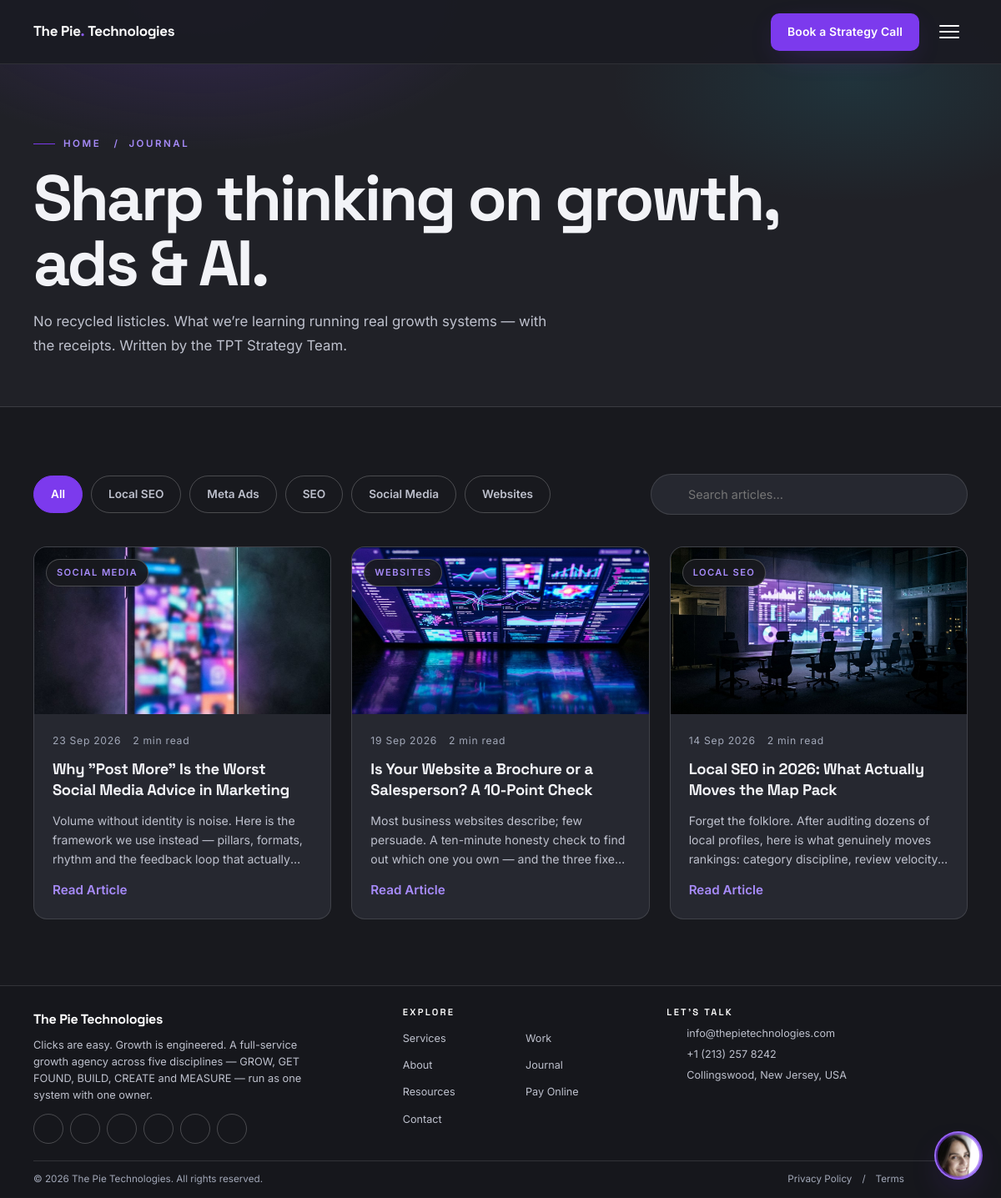
Screenshot of /blog.php with the database file from the repository.
### tables this page shows
CREATE TABLE IF NOT EXISTS blog_categories (
  id INT AUTO_INCREMENT PRIMARY KEY,
  name VARCHAR(100) NOT NULL,
  slug VARCHAR(100) UNIQUE NOT NULL
);

CREATE TABLE IF NOT EXISTS blog_posts (
  id INT AUTO_INCREMENT PRIMARY KEY,
  title VARCHAR(255) NOT NULL,
  slug VARCHAR(255) UNIQUE NOT NULL,
  category_id INT,
  featured_image VARCHAR(255),
  excerpt TEXT,
  content LONGTEXT,
  tags VARCHAR(255) DEFAULT '',
  author VARCHAR(150) DEFAULT 'The Pie Technologies',
  meta_title VARCHAR(255),
  meta_description TEXT,
  reading_time INT DEFAULT 5,
  views INT DEFAULT 0,
  status ENUM('draft','published') DEFAULT 'draft',
  published_at DATETIME,
  created_at TIMESTAMP DEFAULT CURRENT_TIMESTAMP,
  KEY idx_post_status (status),
  KEY idx_post_cat (category_id),
  CONSTRAINT fk_post_category FOREIGN KEY (category_id)
    REFERENCES blog_categories (id) ON DELETE SET NULL
);

### includes/functions.php (called while the page is built, shortened)
<?php
function settingsCache($reset = false)
{
    static $cache = null;
    if ($cache !== null) {
        return $cache;
    }
    $cache = array();
    foreach (dbAll('SELECT setting_key, setting_value FROM settings') as $row) {
        $cache[$row['setting_key']] = $row['setting_value'];
    }
    return $cache;
}
function getSetting($key, $default = '')
{
    $all = settingsCache();
    if (isset($all[$key]) && $all[$key] !== null && $all[$key] !== '') {
        return $all[$key];
    }
    return $default;
}
function esc($value)
{
    return htmlspecialchars((string) $value, ENT_QUOTES, 'UTF-8');
}
function url($path = '', $pretty = null)
{
    $path = trim((string) $path, '/');
    if ($pretty === null) {
        $pretty = PRETTY_URLS;
    }
    if ($path !== '' && substr($path, -4) !== '.php' && $pretty && strpos($path, '?') === false) {
        $url = BASE_URL . '/' . $path;
    } elseif ($path !== '' && substr($path, -4) !== '.php' && !$pretty && strpos($path, '?') === false) {
        $url = BASE_URL . '/' . $path . '.php';
    } else {
        $url = BASE_URL . ($path === '' ? '/' : '/' . $path);
    }
    return $url;
}
function asset($path)
{
    return BASE_URL . '/' . ltrim((string) $path, '/');
}
function formatDate($datetime, $format = 'j M Y')
{
    $ts = strtotime((string) $datetime);
    return $ts ? date($format, $ts) : '';
}
require_once dirname(__DIR__) . '/core/SampleContent.php';
function getPosts($opts = array())
{
    if (SampleContent::usesFallback('blog_posts')) { return SampleContent::posts($opts); }
    $where    = array("p.status = 'published'");
    $params   = array();
    $category = isset($opts['category']) ? $opts['category'] : '';
    $search   = isset($opts['search']) ? trim((string) $opts['search']) : '';
    $whereSql = implode(' AND ', $where);
    $totalRow = dbOne(
        "SELECT COUNT(*) AS c FROM blog_posts p LEFT JOIN blog_categories c ON c.id = p.category_id WHERE $whereSql",
        $params
    );
    $total = $totalRow ? (int) $totalRow['c'] : 0;
    $perPage = max(1, isset($opts['per_page']) ? (int) $opts['per_page'] : 9);
    $pages   = max(1, (int) ceil($total / $perPage));
    $page    = min(max(1, isset($opts['page']) ? (int) $opts['page'] : 1), $pages);
    $offset  = ($page - 1) * $perPage;
    $posts = dbAll(
        "SELECT p.*, c.name AS category_name, c.slug AS category_slug
         FROM blog_posts p LEFT JOIN blog_categories c ON c.id = p.category_id
         WHERE $whereSql
         ORDER BY p.published_at DESC, p.id DESC
         LIMIT $perPage OFFSET $offset",
        $params
    );
    return array('posts' => $posts, 'total' => $total, 'pages' => $pages, 'page' => $page);
}
function getBlogCategories()
{
    return dbAll('SELECT * FROM blog_categories ORDER BY name ASC');
}

### includes/db.php (called while the page is built, shortened)
<?php
if (!function_exists('dbAll')) {
    function dbAll($sql, $params = array())
    {
        try {
            $st = $GLOBALS['pdo']->prepare($sql);
            $st->execute($params);
            return $st->fetchAll();
        } catch (PDOException $e) {
            error_log('[TPT] Query failed: ' . $e->getMessage() . ' | ' . $sql);
            return array();
        }
    }
}
if (!function_exists('dbOne')) {
    function dbOne($sql, $params = array())
    {
        $rows = dbAll($sql, $params);
        return $rows ? $rows[0] : null;
    }
}

### includes/init.php (called while the page is built, shortened)
<?php
require_once __DIR__ . '/db.php';
require_once __DIR__ . '/functions.php';
require_once __DIR__ . '/data.php';
if (getSetting('maintenance_mode', '0') === '1') {
    $script     = isset($_SERVER['SCRIPT_NAME']) ? $_SERVER['SCRIPT_NAME'] : '';
    $isAdminArea = strpos(parse_url($_SERVER['REQUEST_URI'] ?? '', PHP_URL_PATH), '/admin') === 0 || strpos($script, '/admin/') !== false;
    $allowedIp  = getSetting('maintenance_ip', '');
    $clientIp   = pieClientIp();
    if (!$isAdminArea && !isAdminLoggedIn() && ($allowedIp === '' || $clientIp !== $allowedIp)) {
        http_response_code(503);
        require BASE_PATH . '/maintenance.php';
        exit;
    }
}

### core/SampleContent.php (called while the page is built, shortened)
<?php
class SampleContent
{
    public static function usesFallback($table)
    {
        static $empty = array();
        if (!isset($empty[$table])) {
            $count = DB_OK ? dbOne('SELECT COUNT(*) AS total FROM ' . $table) : null;
            $total = (is_array($count) && isset($count['total'])) ? (int) $count['total'] : -1;
            $empty[$table] = !DB_OK || ($total === 0);
        }
        return $empty[$table];
    }
}

### blog.php (the view, shortened to what this page needs)
<?php
require_once __DIR__ . '/includes/init.php';
$category = isset($_GET['category']) ? sanitize($_GET['category']) : '';
$search   = isset($_GET['q']) ? sanitize($_GET['q']) : '';
$page     = isset($_GET['page']) ? max(1, (int) $_GET['page']) : 1;
$result   = getPosts(array('category' => $category, 'search' => $search, 'page' => $page, 'per_page' => 9));
$posts    = $result['posts'];
$cats     = getBlogCategories();
function blogQueryUrl($params = array())
{
    $query = array();
    if (!empty($params['category'])) { $query['category'] = $params['category']; }
    return url('blog') . ($query ? '?' . http_build_query($query) : '');
}
require_once __DIR__ . '/includes/header.php';
?>
<section class="page-hero">
    <div class="container">
        <p class="eyebrow crumbs"><a href="<?= url('') ?>">Home</a> &nbsp;/&nbsp; Journal</p>
        <h1>Sharp thinking on growth, ads &amp; AI.</h1>
        <p class="lead">No recycled listicles. What we&rsquo;re learning running real growth systems — with the receipts. Written by the TPT Strategy Team.</p>
    </div>
</section>
<section class="section">
    <div class="container">
        <div class="blog-toolbar">
            <div class="filter-tabs" style="margin-bottom:0" role="group" aria-label="Filter articles by category">
                <a class="filter-tab<?= $category === '' ? ' active' : '' ?>" href="<?= blogQueryUrl(array('q' => $search)) ?>">All</a>
                <?php foreach ($cats as $cat): ?>
                <a class="filter-tab<?= $category === $cat['slug'] ? ' active' : '' ?>" href="<?= blogQueryUrl(array('category' => $cat['slug'], 'q' => $search)) ?>"><?= esc($cat['name']) ?></a>
                <?php endforeach; ?>
            </div>
            <form class="search-box" role="search" method="get" action="<?= url('blog') ?>">
                <?= icon('search', 16) ?>
                <input type="search" name="q" value="<?= esc($search) ?>" placeholder="Search articles…" aria-label="Search articles">
            </form>
        </div>
        <?php if ($posts): ?>
        <div class="blog-grid">
            <?php foreach ($posts as $i => $post): ?>
            <article class="blog-card" data-aos="fade-up" data-aos-delay="<?= ($i % 3) * 80 ?>">
                <div class="blog-card-media">
                    <?php if (!empty($post['category_name'])): ?><span class="blog-cat"><?= esc($post['category_name']) ?></span><?php endif; ?>
                    <img src="<?= asset($post['featured_image'] !== '' ? $post['featured_image'] : 'assets/images/placeholder.svg') ?>" alt="<?= esc($post['title']) ?>" loading="lazy">
                </div>
                <div class="blog-card-body">
                    <div class="blog-meta">
                        <span><?= esc(formatDate($post['published_at'])) ?></span>
                        <span><?= (int) $post['reading_time'] ?> min read</span>
                    </div>
                    <h3><a href="<?= url('blog/' . $post['slug']) ?>"><?= esc($post['title']) ?></a></h3>
                    <p class="blog-excerpt"><?= esc($post['excerpt']) ?></p>
                    <a class="link-arrow" href="<?= url('blog/' . $post['slug']) ?>">Read Article <?= icon('arrow-r', 16) ?></a>
                </div>
            </article>
            <?php endforeach; ?>
        </div>
        <?php else: ?>
        <div class="chart-card text-center">
            <p class="text-muted">No articles match<?= $search !== '' ? ' &ldquo;' . esc($search) . '&rdquo;' : '' ?> yet. Try another category or <a href="<?= url('blog') ?>" style="color:var(--violet-soft)">clear the filters</a>.</p>
        </div>
        <?php endif; ?>
    </div>
</section>
<?php require_once __DIR__ . '/includes/footer.php'; ?>

### includes/data.php (shortened to what this page needs)
<?php
function icon($name, $size = 20)
{
    $body = isset($paths[$name]) ? $paths[$name] : $paths['sparkle'];
    return '<svg class="icon icon-' . esc($name) . '" width="' . (int) $size . '" height="' . (int) $size
        . '" viewBox="0 0 24 24" fill="none" stroke="currentColor" stroke-width="1.6" stroke-linecap="round" stroke-linejoin="round" aria-hidden="true">'
        . $body . '</svg>';
}

### rows the page displays
blog_categories: name "Local SEO"
blog_categories: name "Meta Ads"
blog_categories: name "SEO"
blog_categories: name "Social Media"
blog_categories: name "Websites"
blog_posts: category.name "SOCIAL MEDIA", featured_image (picture), published_at "23 Sep 2026", reading_time "2", title "Why \"Post More\" Is the Worst Social Media Advice in Marketing", excerpt "Volume without identity is noise. Here is the framework we use instead — pillars, formats, rhythm and the feedback loop that…", $size 16 (drawn)
blog_posts: category.name "WEBSITES", featured_image (picture), published_at "19 Sep 2026", reading_time "2", title "Is Your Website a Brochure or a Salesperson? A 10-Point Check", excerpt "Most business websites describe; few persuade. A ten-minute honesty check to find out which one you own — and the three…", $size 16 (drawn)
blog_posts: category.name "LOCAL SEO", featured_image (picture), published_at "14 Sep 2026", reading_time "2", title "Local SEO in 2026: What Actually Moves the Map Pack", excerpt "Forget the folklore. After auditing dozens of local profiles, here is what genuinely moves rankings: category discipline, review…", $size 16 (drawn)

### other values shown
$siteName "The Pie Technologies"
getSetting('site_tagline', 'Clicks are easy. Growth is engineered.') "Clicks are easy. Growth is engineered. A full-service growth agency across five disciplines — GROW, GET FOUND, BUILD, CREATE and MEASURE — run as one system with one owner."
$label "Services"
$label "Work"
$label "About"
$label "Journal"
$label "Resources"
$label "Pay Online"
$label "Contact"
getSetting('site_email', 'info@thepietechnologies.com') "info@thepietechnologies.com"
getSetting('site_phone', '+1 (213) 257 8242') "+1 (213) 257 8242"
getSetting('site_address', 'Collingswood, New Jersey, USA') "Collingswood, New Jersey, USA"
